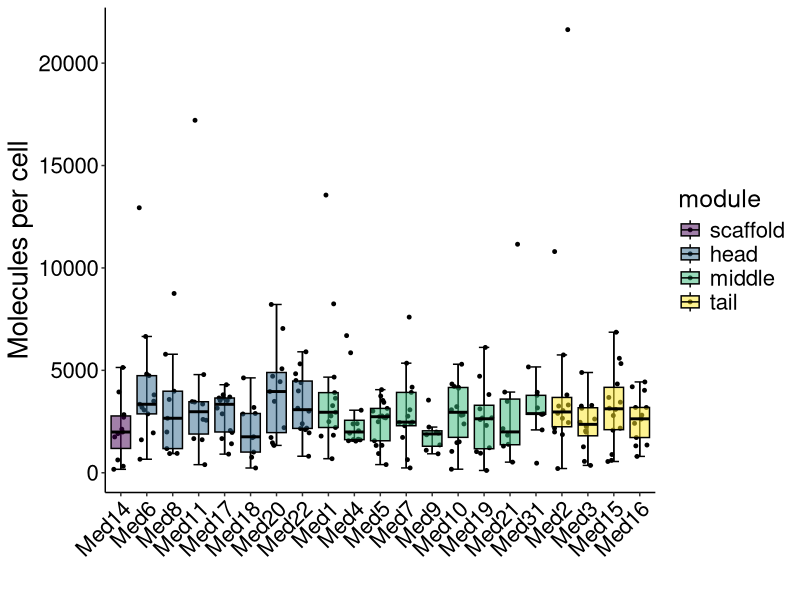

Generate this figure with R:
library(readxl)
library(tidyverse)

## Load datasets.

med <- read_tsv("core_mediator_complex_annotations.txt")
abundance <- read_xlsx("1-s2.0-S240547121730546X-mmc5.xlsx", skip = 1)

## Define factor levels.

gene_order <- c("RGR1",
                "MED6", "MED8", "MED11", "SRB4", "SRB5", "SRB2", "SRB6",
                "MED1", "MED4", "NUT1", "MED7", "CSE2", "NUT2", "ROX3", "SRB7", "SOH1",
                "MED2", "PGD1", "GAL11", "SIN4")

aka_order <- c("Med14",
               "Med6", "Med8", "Med11", "Med17", "Med18", "Med20", "Med22",
               "Med1", "Med4", "Med5", "Med7", "Med9", "Med10", "Med19", "Med21", "Med31",
               "Med2", "Med3", "Med15", "Med16")

module_order <- c("scaffold", "head", "middle", "tail")

## Prepare data for plotting.

abundance <- abundance %>%
  select(!c(1,3:6)) %>%
  distinct %>%
  inner_join(med, by=c(`Standard Name`="gene")) %>%
  mutate(
    module=factor(module, levels=module_order),
    `Standard Name`=factor(`Standard Name`, levels=gene_order),
    aka=factor(aka, levels=aka_order)
  ) %>%
  pivot_longer(!c(`Standard Name`, aka, module), names_to="sample", values_to="quant")

## Plot data.

p <- ggplot(abundance, aes(x = aka, y = quant, fill = module)) +
    stat_boxplot(geom = "errorbar", width = 0.4, na.rm = T, color = "black") +
    geom_jitter(position = position_jitter(height = 0,
                                           width = 0.3),
                size = 1,
                na.rm = T) +
    geom_boxplot(width = 0.75,
                 alpha = 0.5,
                 outlier.shape = NA,
                 color = "black",
                 na.rm = T) +
    theme_classic() +
    theme(axis.text.x = element_text(angle = 45, hjust = 1),
          axis.text = element_text(color = "black", size = 16),
          axis.title = element_text(size = 20),
          legend.text = element_text(size = 16),
          legend.title = element_text(size = 18)) +
    xlab("") +
    ylab("Molecules per cell") +
    scale_fill_viridis_d()

ggsave(
  p, filename = "abundance_boxplot.png", width = 9, height = 6,
  units = "in", dpi=300, type="cairo"
)

